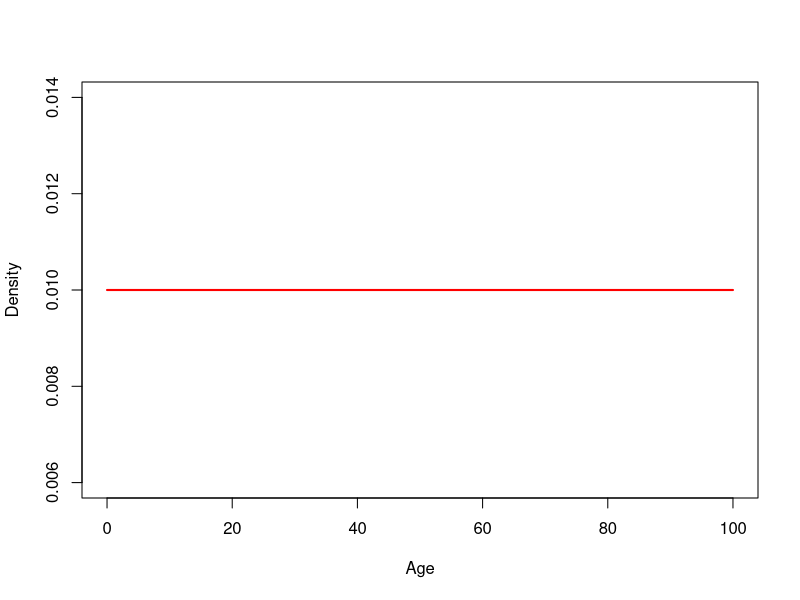
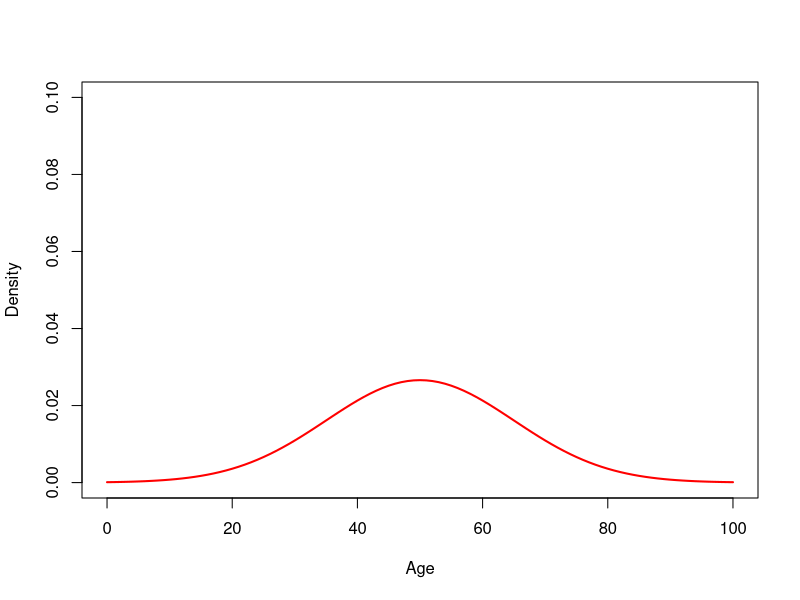
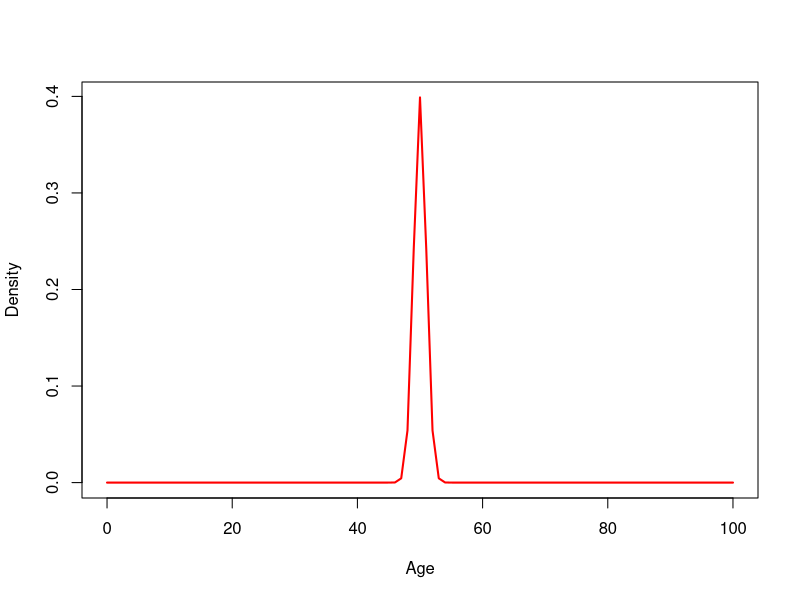
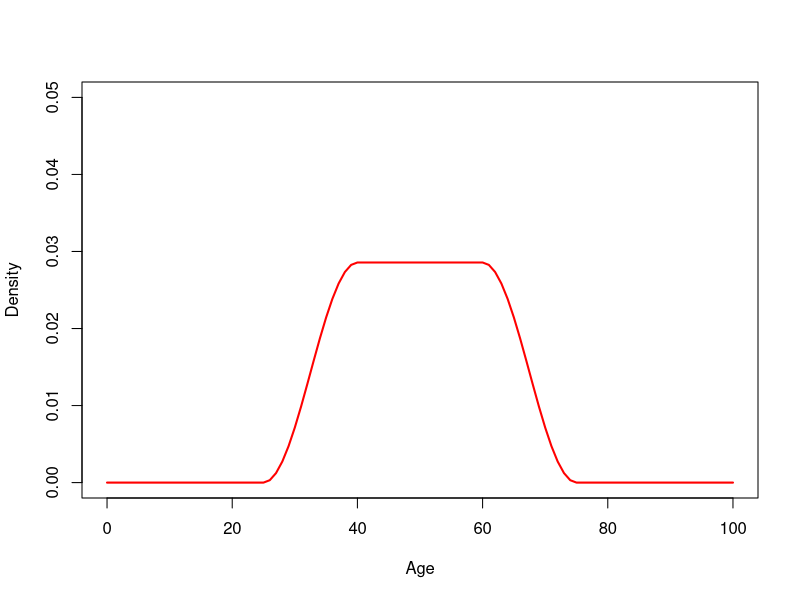
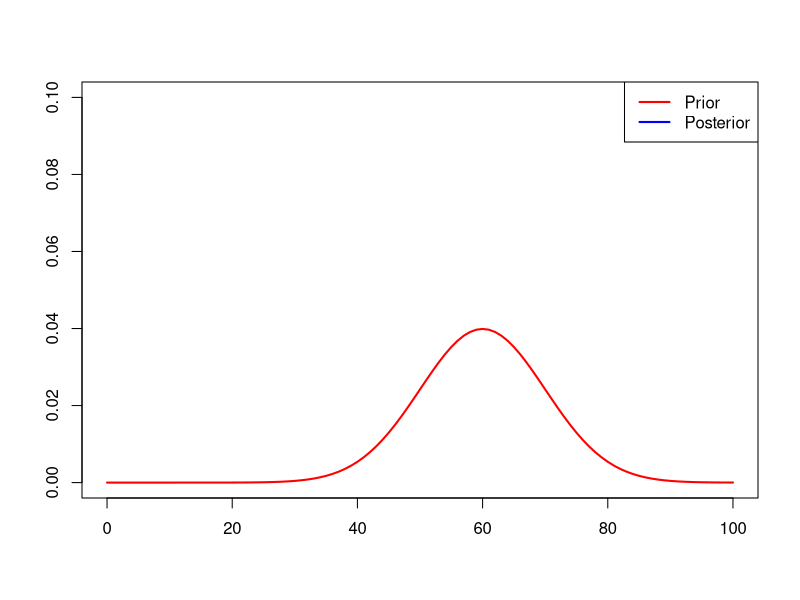
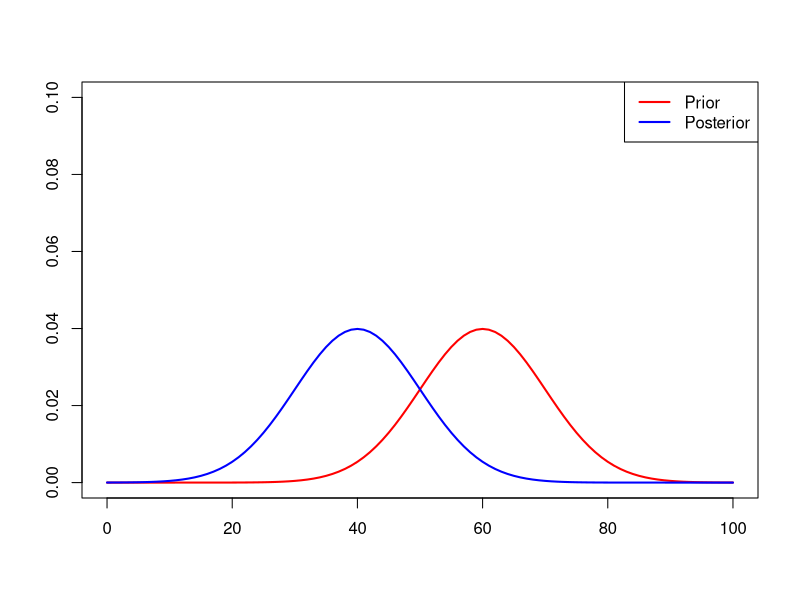
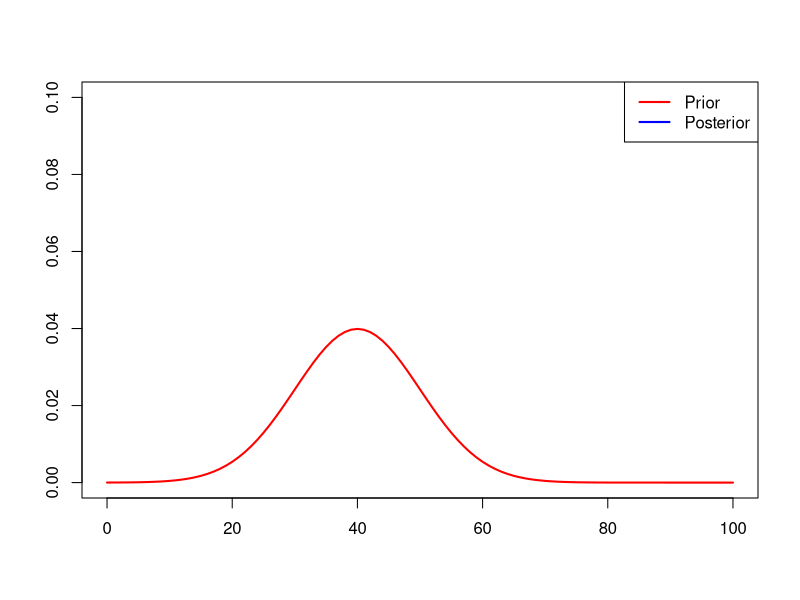
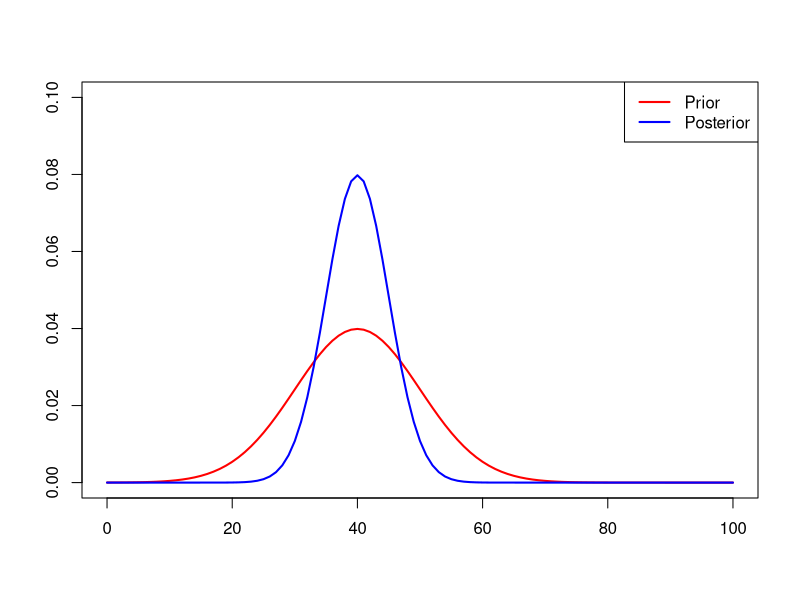

Source code (R) for these figures, in order:
## ---- chunk 1
curve(dunif(x, min = 0, max = 100),
      from = 0, to = 100,
      xlab = "Age", ylab = "Density",
      col="red", lwd=2)
## ---- chunk 2
curve(dnorm(x, mean = 50, sd = 15),
      from = 0, to = 100,
      ylim=c(0,0.1),
      xlab = "Age", ylab = "Density",
      col="red", lwd=2)
## ---- chunk 3
curve(dnorm(x, mean = 50, sd = 1),
      from = 0, to = 100,
      xlab = "Age", ylab = "Density",
      col="red", lwd=2)
## ---- chunk 4
# Steeper sides: shrink the taper width b
a <- 20   # plateau width (40 to 60)
b <- 15   # smaller = steeper sides

w <- function(x) {
  y <- numeric(length(x))

  L1 <- 50 - (a/2 + b); L2 <- 50 - a/2
  i <- x >= L1 & x < L2
  y[i] <- 0.5 * (1 - cos(pi * (x[i] - L1) / b))

  i <- x >= (50 - a/2) & x <= (50 + a/2)
  y[i] <- 1

  R1 <- 50 + a/2; R2 <- 50 + (a/2 + b)
  i <- x > R1 & x <= R2
  y[i] <- 0.5 * (1 + cos(pi * (x[i] - R1) / b))

  y
}

A <- integrate(w, 0, 100)$value
curve(w(x) / A, from = 0, to = 100, ylim=c(0, 0.05), xlab = "Age", ylab = "Density", col="red", lwd=2)
## ---- chunk 5
curve(dnorm(x, mean = 60, sd = 10), from = 0, to = 100, ylim = c(0, 0.1), col="red", xlab="", lwd=2, ylab="")
legend("topright", legend = c("Prior", "Posterior"), col = c("red", "blue"), lwd=2)
## ---- chunk 6
# plot(y ~ rnorm(0, 1))
curve(dnorm(x, mean = 60, sd = 10), from = 0, to = 100, ylim = c(0, 0.1), col="red", lwd=2, xlab="", ylab="")
curve(dnorm(x, mean = 40, sd = 10), from = 0, to = 100, col="blue", lwd=2, add=TRUE)
legend("topright", legend = c("Prior", "Posterior"), col = c("red", "blue"), lwd=2)
## ---- chunk 7
curve(dnorm(x, mean = 40, sd = 10), from = 0, to = 100, ylim = c(0, 0.1), col="red", xlab="", ylab="", lwd=2)
legend("topright", legend = c("Prior", "Posterior"), col = c("red", "blue"), lwd=2)
## ---- chunk 8
# plot(y ~ rnorm(0, 1))
curve(dnorm(x, mean = 40, sd = 10), from = 0, to = 100, ylim = c(0, 0.1), col="red", lwd=2, xlab="", ylab="")
curve(dnorm(x, mean = 40, sd = 5), from = 0, to = 100, col="blue", lwd=2, add=TRUE)
legend("topright", legend = c("Prior", "Posterior"), col = c("red", "blue"), lwd=2)
## ---- chunk 9
curve(dnorm(x, mean = 40, sd = 5), from = 0, to = 100, ylim = c(0, 0.1), col="red", lwd=2, xlab="", ylab="")
legend("topright", legend = c("Prior", "Posterior"), col = c("red", "blue"), lwd=2)
## ---- chunk 10
# plot(y ~ rnorm(0, 1))
curve(dnorm(x, mean = 40, sd = 5), from = 0, to = 100, ylim = c(0, 0.1), col="red", lwd=2, xlab="", ylab="")
curve(dnorm(x, mean = 35, sd = 4), from = 0, to = 100, col="blue", lwd=2, add=TRUE)
legend("topright", legend = c("Prior", "Posterior"), col = c("red", "blue"), lwd=2)
## ---- chunk 11
curve(dnorm(x, mean = 35, sd = 4), from = 0, to = 100, ylim = c(0, 0.1), col="red", lwd=2, xlab="", ylab="")
legend("topright", legend = c("Prior", "Posterior"), col = c("red", "blue"), lwd=2)
## ---- chunk 12
# plot(y ~ rnorm(0, 1))
curve(dnorm(x, mean = 35, sd = 4), from = 0, to = 100, ylim = c(0, 0.1), col="red", lwd=2, xlab="", ylab="")
curve(dnorm(x, mean = 50, sd = 10), from = 0, to = 100, col="blue", lwd=2, add=TRUE)
legend("topright", legend = c("Prior", "Posterior"), col = c("red", "blue"), lwd=2)
